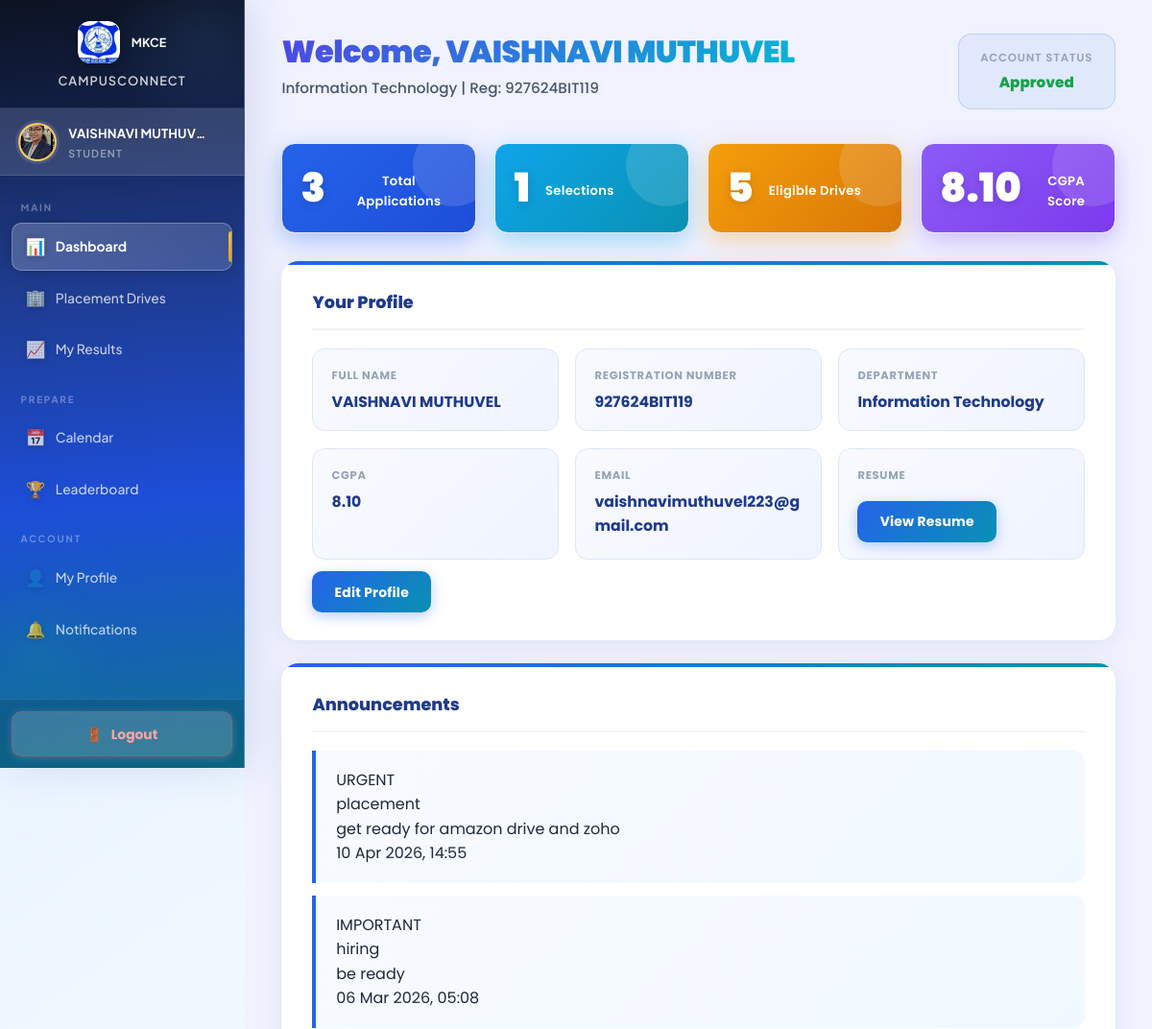
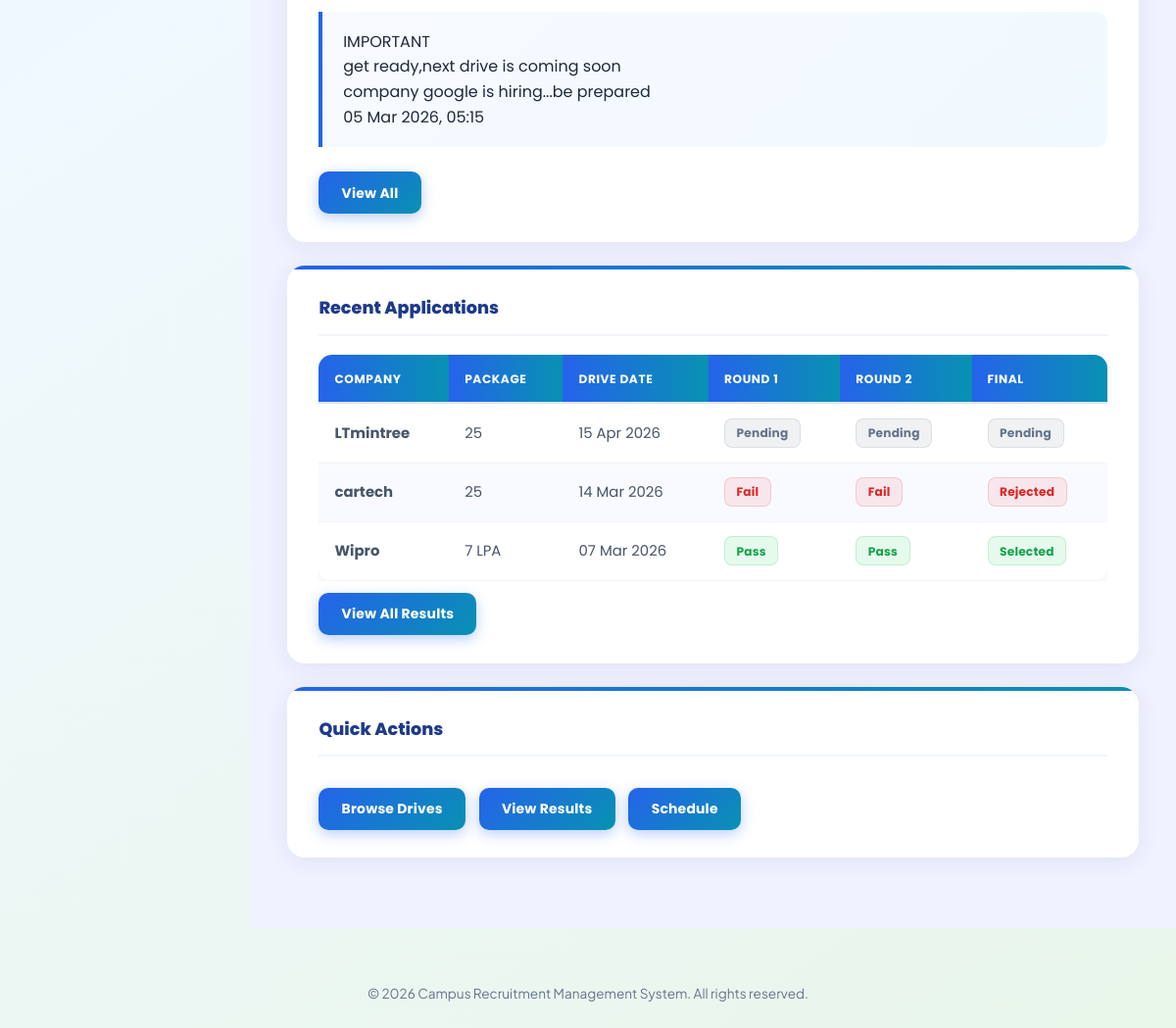
/student/dashboard.php (signed in), run on the app's committed database (2 pictures, top to bottom).
### tables this page shows
CREATE TABLE `students` (
  `student_id` int(11) NOT NULL,
  `name` varchar(100) NOT NULL,
  `reg_no` varchar(50) NOT NULL,
  `dept_id` int(11) NOT NULL,
  `cgpa` decimal(4,2) NOT NULL DEFAULT 0.00,
  `email` varchar(100) NOT NULL,
  `phone` varchar(20) DEFAULT NULL,
  `batch_year` int(11) DEFAULT NULL,
  `backlogs` int(11) DEFAULT 0,
  `cleared_backlogs` int(11) DEFAULT 0,
  `dob` date DEFAULT NULL,
  `address` text DEFAULT NULL,
  `father_name` varchar(255) DEFAULT NULL,
  `mother_name` varchar(255) DEFAULT NULL,
  `mentor_name` varchar(255) DEFAULT NULL,
  `class_advisor_name` varchar(255) DEFAULT NULL,
  `father_phone` varchar(20) DEFAULT NULL,
  `mother_phone` varchar(20) DEFAULT NULL,
  `current_semester` int(11) DEFAULT 1,
  `skill_category` varchar(32) DEFAULT NULL,
  `tenth_percentage` decimal(5,2) DEFAULT NULL,
  `twelfth_percentage` decimal(5,2) DEFAULT NULL,
  `school_name` varchar(255) DEFAULT NULL,
  `mother_occupation` varchar(255) DEFAULT NULL,
  `father_occupation` varchar(255) DEFAULT NULL,
  `parents_phone` varchar(20) DEFAULT NULL,
  `github_link` varchar(255) DEFAULT NULL,
  `linkedin_link` varchar(255) DEFAULT NULL,
  `hackerrank_score` int(11) DEFAULT NULL,
  `cgpa_sem8` decimal(4,2) DEFAULT NULL,
  `cgpa_sem7` decimal(4,2) DEFAULT NULL,
  `cgpa_sem6` decimal(4,2) DEFAULT NULL,
  `cgpa_sem5` decimal(4,2) DEFAULT NULL,
  `cgpa_sem4` decimal(4,2) DEFAULT NULL,
  `cgpa_sem3` decimal(4,2) DEFAULT NULL,
  `cgpa_sem2` decimal(4,2) DEFAULT NULL,
  `cgpa_sem1` decimal(4,2) DEFAULT NULL,
  `password` varchar(255) NOT NULL,
  `resume` varchar(255) DEFAULT NULL,
  `profile_pic` varchar(255) DEFAULT NULL,
  `verification_status` enum('pending','approved','rejected') NOT NULL DEFAULT 'pending',
  `created_at` timestamp NOT NULL DEFAULT current_timestamp()
);

CREATE TABLE `departments` (
  `dept_id` int(11) NOT NULL,
  `dept_name` varchar(100) NOT NULL
);

CREATE TABLE `announcements` (
  `announcement_id` int(11) NOT NULL,
  `title` varchar(200) NOT NULL,
  `message` text NOT NULL,
  `target` enum('all','students','staff') NOT NULL DEFAULT 'all',
  `priority` enum('normal','important','urgent') NOT NULL DEFAULT 'normal',
  `created_by` int(11) NOT NULL,
  `is_active` tinyint(1) NOT NULL DEFAULT 1,
  `created_at` timestamp NOT NULL DEFAULT current_timestamp()
);

CREATE TABLE `applications` (
  `application_id` int(11) NOT NULL,
  `student_id` int(11) NOT NULL,
  `drive_id` int(11) NOT NULL,
  `round1_status` enum('pending','pass','fail') NOT NULL DEFAULT 'pending',
  `round2_status` enum('pending','pass','fail') NOT NULL DEFAULT 'pending',
  `final_status` enum('pending','selected','rejected') NOT NULL DEFAULT 'pending',
  `staff_approval` enum('pending','approved','rejected') NOT NULL DEFAULT 'pending',
  `applied_at` timestamp NOT NULL DEFAULT current_timestamp()
);

CREATE TABLE `companies` (
  `company_id` int(11) NOT NULL,
  `company_name` varchar(150) NOT NULL,
  `package` varchar(50) NOT NULL,
  `description` text DEFAULT NULL,
  `skill_category` varchar(32) DEFAULT NULL,
  `location` varchar(255) DEFAULT NULL,
  `founded` year(4) DEFAULT NULL,
  `ceo` varchar(255) DEFAULT NULL,
  `branches` text DEFAULT NULL,
  `skills` text DEFAULT NULL
);

CREATE TABLE `drives` (
  `drive_id` int(11) NOT NULL,
  `company_id` int(11) NOT NULL,
  `min_cgpa` decimal(4,2) NOT NULL DEFAULT 6.00,
  `role` varchar(255) DEFAULT NULL,
  `drive_date` date NOT NULL,
  `last_date` date DEFAULT NULL,
  `status` enum('upcoming','ongoing','completed') NOT NULL DEFAULT 'upcoming',
  `created_at` timestamp NOT NULL DEFAULT current_timestamp(),
  `min_tenth` decimal(5,2) DEFAULT NULL,
  `min_twelfth` decimal(5,2) DEFAULT NULL
);

### student/dashboard.php (the view, shortened to what this page needs)
<?php
require_once '../config/db.php';
$student_id = $_SESSION['user_id'];
$stmt = $conn->prepare("SELECT s.*, d.dept_name FROM students s JOIN departments d ON s.dept_id = d.dept_id WHERE s.student_id = ?");
$stmt->execute([$student_id]);
$student = $stmt->fetch();
$stmt = $conn->prepare("SELECT COUNT(*) FROM applications WHERE student_id = ?");
$stmt->execute([$student_id]);
$totalApps = $stmt->fetchColumn();
$stmt = $conn->prepare("SELECT COUNT(*) FROM applications WHERE student_id = ? AND final_status = 'selected'");
$stmt->execute([$student_id]);
$selected = $stmt->fetchColumn();
$stmt = $conn->prepare("SELECT COUNT(*) FROM drives dr JOIN drive_departments dd ON dr.drive_id = dd.drive_id WHERE dd.dept_id = ? AND dr.min_cgpa <= ? AND dr.status IN ('upcoming','ongoing') AND dr.drive_id NOT IN (SELECT drive_id FROM applications WHERE student_id = ?)");
$stmt->execute([$student['dept_id'], $student['cgpa'], $student_id]);
$eligibleDrives = $stmt->fetchColumn();
try {
    $annStmt = $conn->query("SELECT * FROM announcements WHERE is_active = 1 AND target IN ('all','students') ORDER BY FIELD(priority,'urgent','important','normal'), created_at DESC LIMIT 5");
    $announcements = $annStmt->fetchAll();
} catch (Exception $e) { $announcements = []; }
$stmt = $conn->prepare("SELECT a.*, c.company_name, c.package, dr.drive_date FROM applications a JOIN drives dr ON a.drive_id = dr.drive_id JOIN companies c ON dr.company_id = c.company_id WHERE a.student_id = ? ORDER BY a.applied_at DESC LIMIT 5");
$stmt->execute([$student_id]);
$recentApps = $stmt->fetchAll();
$showNav = true;
$currentPage = 'dashboard';
include '../includes/header.php';
?>
<div class="stud-page">
  <div class="stud-container">
<div class="stud-header">
  <div class="stud-welcome welcome-drop">
    <h1>Welcome, <?= htmlspecialchars($student['name']) ?></h1>
    <p><?= htmlspecialchars($student['dept_name']) ?> | Reg: <?= htmlspecialchars($student['reg_no']) ?></p>
  </div>
  <div class="stud-status">
    <div class="stud-status-label">Account Status</div>
    <div class="stud-status-badge"><?= ucfirst($student['verification_status']) ?></div>
  </div>
</div>
<div class="stud-stats">
  <div class="stud-stat">
    <div class="stud-stat-num"><?= $totalApps ?></div>
    <div class="stud-stat-label">Total Applications</div>
  </div>
  <div class="stud-stat">
    <div class="stud-stat-num"><?= $selected ?></div>
    <div class="stud-stat-label">Selections</div>
  </div>
  <div class="stud-stat">
    <div class="stud-stat-num"><?= $eligibleDrives ?></div>
    <div class="stud-stat-label">Eligible Drives</div>
  </div>
  <div class="stud-stat">
    <div class="stud-stat-num"><?= number_format($student['cgpa'], 2) ?></div>
    <div class="stud-stat-label">CGPA Score</div>
  </div>
</div>
<div class="stud-card">
  <div class="stud-card-title">Your Profile</div>
  <div class="stud-details">
    <div class="stud-detail-item">
      <div class="stud-detail-label">Full Name</div>
      <div class="stud-detail-value"><?= htmlspecialchars($student['name']) ?></div>
    </div>
    <div class="stud-detail-item">
      <div class="stud-detail-label">Registration Number</div>
      <div class="stud-detail-value"><?= htmlspecialchars($student['reg_no']) ?></div>
    </div>
    <div class="stud-detail-item">
      <div class="stud-detail-label">Department</div>
      <div class="stud-detail-value"><?= htmlspecialchars($student['dept_name']) ?></div>
    </div>
    <div class="stud-detail-item">
      <div class="stud-detail-label">CGPA</div>
      <div class="stud-detail-value"><?= number_format($student['cgpa'], 2) ?></div>
    </div>
    <div class="stud-detail-item">
      <div class="stud-detail-label">Email</div>
      <div class="stud-detail-value" style="font-size: 0.95rem; word-break: break-all;"><?= htmlspecialchars($student['email']) ?></div>
    </div>
    <div class="stud-detail-item">
      <div class="stud-detail-label">Resume</div>
      <div class="stud-detail-value">
        <?php if ($student['resume']): ?>
          <a href="/campuss/uploads/resumes/<?= htmlspecialchars($student['resume']) ?>" target="_blank" class="stud-btn" style="padding: 0.5rem 1rem; font-size: 0.9rem; margin: 0;">View Resume</a>
        <?php else: ?>
          <span class="stud-badge stud-badge-warning">Not Uploaded</span>
        <?php endif; ?>
      </div>
    </div>
  </div>
  <a href="profile.php" class="stud-btn">Edit Profile</a>
</div>
<?php if (count($announcements) > 0): ?>
<div class="stud-card">
  <div class="stud-card-title">Announcements</div>
  <?php foreach ($announcements as $i => $ann): ?>
    <?php if ($i < 3): ?>
    <div class="stud-ann-item">
      <?php if ($ann['priority'] === 'urgent'): ?>
        <div class="stud-ann-priority stud-ann-urgent">URGENT</div>
      <?php elseif ($ann['priority'] === 'important'): ?>
        <div class="stud-ann-priority stud-ann-important">IMPORTANT</div>
      <?php endif; ?>
      <div class="stud-ann-title"><?= htmlspecialchars($ann['title']) ?></div>
      <div class="stud-ann-message"><?= nl2br(htmlspecialchars($ann['message'])) ?></div>
      <div class="stud-ann-date"><?= date('d M Y, H:i', strtotime($ann['created_at'])) ?></div>
    </div>
    <?php endif; ?>
  <?php endforeach; ?>
  <a href="notifications.php" class="stud-btn">View All</a>
</div>
<?php endif; ?>
<?php if (count($recentApps) > 0): ?>
<div class="stud-card">
  <div class="stud-card-title">Recent Applications</div>
  <div style="overflow-x: auto;">
    <table class="stud-table">
      <thead>
        <tr>
          <th>Company</th>
          <th>Package</th>
          <th>Drive Date</th>
          <th>Round 1</th>
          <th>Round 2</th>
          <th>Final</th>
        </tr>
      </thead>
      <tbody>
        <?php foreach ($recentApps as $app): ?>
        <tr>
          <td><strong><?= htmlspecialchars($app['company_name']) ?></strong></td>
          <td><?= htmlspecialchars($app['package']) ?></td>
          <td><?= date('d M Y', strtotime($app['drive_date'])) ?></td>
          <td><span class="stud-badge stud-badge-<?= $app['round1_status'] === 'pass' ? 'success' : ($app['round1_status'] === 'fail' ? 'danger' : 'secondary') ?>"><?= ucfirst($app['round1_status']) ?></span></td>
          <td><span class="stud-badge stud-badge-<?= $app['round2_status'] === 'pass' ? 'success' : ($app['round2_status'] === 'fail' ? 'danger' : 'secondary') ?>"><?= ucfirst($app['round2_status']) ?></span></td>
          <td><span class="stud-badge stud-badge-<?= $app['final_status'] === 'selected' ? 'success' : ($app['final_status'] === 'rejected' ? 'danger' : 'secondary') ?>"><?= ucfirst($app['final_status']) ?></span></td>
        </tr>
        <?php endforeach; ?>
      </tbody>
    </table>
  </div>
  <a href="results.php" class="stud-btn">View All Results</a>
</div>
<?php endif; ?>
<div class="stud-card">
  <div class="stud-card-title">Quick Actions</div>
  <a href="drives.php" class="stud-btn">Browse Drives</a>
  <a href="results.php" class="stud-btn">View Results</a>
  <a href="calendar.php" class="stud-btn">Schedule</a>
</div>
</div>
</div>
<?php include '../includes/footer.php'; ?>
</body>
</html>

### includes/header.php (shortened to what this page needs)
<?php if (session_status() === PHP_SESSION_NONE) session_start();
$_profilePic = null;
if (isset($_SESSION['role']) && isset($_SESSION['user_id'])) {
    try {
        if ($_SESSION['role'] === 'student') {
            $stmt = $conn->prepare("SELECT profile_pic FROM students WHERE student_id = ?");
            $stmt->execute([$_SESSION['user_id']]);
            $_profilePic = $stmt->fetchColumn();
        } elseif ($_SESSION['role'] === 'staff') {
            $stmt = $conn->prepare("SELECT profile_pic FROM department_staff WHERE staff_id = ?");
            $stmt->execute([$_SESSION['user_id']]);
            $_profilePic = $stmt->fetchColumn();
        } elseif ($_SESSION['role'] === 'admin') {
            $stmt = $conn->prepare("SELECT profile_pic FROM placement_admin WHERE admin_id = ?");
            $stmt->execute([$_SESSION['user_id']]);
            $_profilePic = $stmt->fetchColumn();
        }
    } catch (Exception $e) {
        $_profilePic = null;
    }
}
$_module = isset($_SESSION['role']) ? $_SESSION['role'] . '-module' : '';
?>
<!DOCTYPE html>
<html lang="en">
<head>
    <link rel="stylesheet" href="/campuss/css/style.css">
    <link rel="stylesheet" href="/campuss/css/modern-design.css">
    <link rel="stylesheet" href="/campuss/css/sidebar-fix.css">
    <link rel="stylesheet" href="/campuss/css/all-modules.css">
    <link rel="stylesheet" href="/campuss/css/admin-dashboard.css">
    <link rel="stylesheet" href="/campuss/css/campus-redesign.css">
    <link rel="stylesheet" href="/campuss/css/layout-fix.css">
</head>
<body class="<?= $_module ?>">
<?php if (isset($showNav) && $showNav): ?>
<aside class="sidebar" id="mainSidebar">
    <div class="sidebar-header">
        <a class="logo-box" href="/campuss/">
            <div class="logo-row">
                <div class="logo-icon glitter-roll">
                    <img src="/campuss/uploads/MKCE-Logo.jpg" alt="MKCE Logo" style="width: 40px; height: 40px; border: none;">
                </div>
                <div class="logo-name">MKCE</div>
            </div>
            <div class="logo-subtitle">CampusConnect</div>
        </a>
    </div>
    <?php if (isset($_SESSION['role'])): ?>
    <div class="sidebar-user">
        <div class="sidebar-avatar">
            <?php if ($_profilePic): ?>
                <img src="/campuss/uploads/profiles/<?= htmlspecialchars($_profilePic) ?>"
                     alt="Profile">
            <?php else: ?>
                👤
            <?php endif; ?>
        </div>
        <div class="sidebar-user-info">
            <div class="sidebar-user-name">
                <?= htmlspecialchars($_SESSION['name'] ?? 'User') ?>
            </div>
            <div class="sidebar-user-role">
                <?= ucfirst($_SESSION['role'] ?? '') ?>
            </div>
        </div>
    </div>
    <?php endif; ?>
    <nav class="sidebar-nav">
        <?php if (isset($_SESSION['role']) && $_SESSION['role'] === 'student'): ?>
            <div class="nav-section-label">Main</div>
            <a href="/campuss/student/dashboard.php"
               class="nav-item <?= ($currentPage ?? '') === 'dashboard' ? 'active' : '' ?>">
                <span class="nav-icon">📊</span>
                <span class="nav-text">Dashboard</span>
            </a>
            <a href="/campuss/student/drives.php"
               class="nav-item <?= ($currentPage ?? '') === 'drives' ? 'active' : '' ?>">
                <span class="nav-icon">🏢</span>
                <span class="nav-text">Placement Drives</span>
            </a>
            <a href="/campuss/student/results.php"
               class="nav-item <?= ($currentPage ?? '') === 'results' ? 'active' : '' ?>">
                <span class="nav-icon">📈</span>
                <span class="nav-text">My Results</span>
            </a>
            <div class="nav-section-label">Prepare</div>
            <a href="/campuss/student/calendar.php"
               class="nav-item <?= ($currentPage ?? '') === 'calendar' ? 'active' : '' ?>">
                <span class="nav-icon">📅</span>
                <span class="nav-text">Calendar</span>
            </a>
            <a href="/campuss/leaderboard.php"
               class="nav-item <?= ($currentPage ?? '') === 'leaderboard' ? 'active' : '' ?>">
                <span class="nav-icon">🏆</span>
                <span class="nav-text">Leaderboard</span>
            </a>
            <div class="nav-section-label">Account</div>
            <a href="/campuss/student/profile.php"
               class="nav-item <?= ($currentPage ?? '') === 'profile' ? 'active' : '' ?>">
                <span class="nav-icon">👤</span>
                <span class="nav-text">My Profile</span>
            </a>
            <a href="/campuss/student/notifications.php"
               class="nav-item <?= ($currentPage ?? '') === 'notifications' ? 'active' : '' ?>">
                <span class="nav-icon">🔔</span>
                <span class="nav-text">Notifications</span>
            </a>
        <?php endif; ?>
    </nav>
    <div class="sidebar-footer">
        <a href="/campuss/logout.php" class="logout-btn">
            <span>🚪</span> Logout
        </a>
    </div>
</aside>
<?php endif; ?>

### data on the page
students: profile_pic (picture), name "VAISHNAVI MUTHUVEL", dept.dept_name "Information Technology", reg_no "927624BIT119", verification_status "Approved", cgpa "8.10", email "vaishnavimuthuvel223@gmail.com"
announcements: priority "URGENT", title "placement", message "get ready for amazon drive and zoho", created_at "10 Apr 2026, 14:55"
announcements: priority "IMPORTANT", title "hiring", message "be ready", created_at "06 Mar 2026, 05:08"
announcements: priority "IMPORTANT", title "get ready,next drive is coming soon", message "company google is hiring...be prepared", created_at "05 Mar 2026, 05:15"
applications: companies.company_name "LTmintree", companies.package "25", drive.drive_date "15 Apr 2026", round1_status "Pending", round2_status "Pending", final_status "Pending"
applications: companies.company_name "cartech", companies.package "25", drive.drive_date "14 Mar 2026", round1_status "Fail", round2_status "Fail", final_status "Rejected"
applications: companies.company_name "Wipro", companies.package "7 LPA", drive.drive_date "07 Mar 2026", round1_status "Pass", round2_status "Pass", final_status "Selected"

### other printed values
$_SESSION['name'] "VAISHNAVI MUTHUVEL"
$_SESSION['role'] "STUDENT"
$totalApps "3"
$selected "1"
$eligibleDrives "5"
